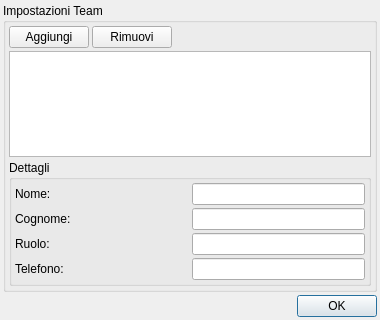
<?xml version="1.0" encoding="UTF-8"?>
<ui version="4.0">
 <class>TeamSettings</class>
 <widget class="QDialog" name="TeamSettings">
  <property name="geometry">
   <rect>
    <x>0</x>
    <y>0</y>
    <width>380</width>
    <height>320</height>
   </rect>
  </property>
  <property name="sizePolicy">
   <sizepolicy hsizetype="Preferred" vsizetype="Preferred">
    <horstretch>0</horstretch>
    <verstretch>0</verstretch>
   </sizepolicy>
  </property>
  <property name="minimumSize">
   <size>
    <width>380</width>
    <height>320</height>
   </size>
  </property>
  <property name="maximumSize">
   <size>
    <width>380</width>
    <height>320</height>
   </size>
  </property>
  <property name="windowTitle">
   <string>Impostazioni Team</string>
  </property>
  <property name="windowIcon">
   <iconset resource="../Resource.qrc">
    <normaloff>:/images/icons/team.png</normaloff>:/images/icons/team.png</iconset>
  </property>
  <layout class="QGridLayout" name="gridLayout_2">
   <property name="leftMargin">
    <number>3</number>
   </property>
   <property name="topMargin">
    <number>3</number>
   </property>
   <property name="rightMargin">
    <number>3</number>
   </property>
   <property name="bottomMargin">
    <number>3</number>
   </property>
   <property name="spacing">
    <number>3</number>
   </property>
   <item row="1" column="0">
    <layout class="QHBoxLayout" name="horizontalLayout_6">
     <item>
      <spacer name="horizontalSpacer_2">
       <property name="orientation">
        <enum>Qt::Horizontal</enum>
       </property>
       <property name="sizeHint" stdset="0">
        <size>
         <width>18</width>
         <height>17</height>
        </size>
       </property>
      </spacer>
     </item>
     <item>
      <widget class="QPushButton" name="OKbutton">
       <property name="focusPolicy">
        <enum>Qt::TabFocus</enum>
       </property>
       <property name="text">
        <string>OK</string>
       </property>
      </widget>
     </item>
    </layout>
   </item>
   <item row="0" column="0">
    <widget class="QGroupBox" name="groupBox">
     <property name="title">
      <string>Impostazioni Team</string>
     </property>
     <layout class="QGridLayout" name="gridLayout">
      <property name="leftMargin">
       <number>3</number>
      </property>
      <property name="topMargin">
       <number>3</number>
      </property>
      <property name="rightMargin">
       <number>3</number>
      </property>
      <property name="bottomMargin">
       <number>3</number>
      </property>
      <property name="spacing">
       <number>3</number>
      </property>
      <item row="0" column="0">
       <layout class="QHBoxLayout" name="horizontalLayout_5">
        <item>
         <widget class="QPushButton" name="addButton">
          <property name="text">
           <string>Aggiungi</string>
          </property>
          <property name="icon">
           <iconset resource="../mapgraphics/resources.qrc">
            <normaloff>:/icons/images/edit_add.png</normaloff>:/icons/images/edit_add.png</iconset>
          </property>
         </widget>
        </item>
        <item>
         <widget class="QPushButton" name="removeButton">
          <property name="text">
           <string>Rimuovi</string>
          </property>
          <property name="icon">
           <iconset resource="../mapgraphics/resources.qrc">
            <normaloff>:/icons/images/editdelete.png</normaloff>:/icons/images/editdelete.png</iconset>
          </property>
         </widget>
        </item>
        <item>
         <spacer name="horizontalSpacer">
          <property name="orientation">
           <enum>Qt::Horizontal</enum>
          </property>
          <property name="sizeHint" stdset="0">
           <size>
            <width>40</width>
            <height>20</height>
           </size>
          </property>
         </spacer>
        </item>
       </layout>
      </item>
      <item row="1" column="0">
       <widget class="QTableView" name="memberTable">
        <property name="styleSheet">
         <string notr="true">alternate-background-color: #353535;</string>
        </property>
        <property name="sizeAdjustPolicy">
         <enum>QAbstractScrollArea::AdjustToContents</enum>
        </property>
        <property name="editTriggers">
         <set>QAbstractItemView::NoEditTriggers</set>
        </property>
        <property name="alternatingRowColors">
         <bool>true</bool>
        </property>
        <property name="selectionMode">
         <enum>QAbstractItemView::SingleSelection</enum>
        </property>
        <property name="selectionBehavior">
         <enum>QAbstractItemView::SelectRows</enum>
        </property>
       </widget>
      </item>
      <item row="2" column="0">
       <widget class="QGroupBox" name="groupBox_2">
        <property name="title">
         <string>Dettagli</string>
        </property>
        <layout class="QVBoxLayout" name="verticalLayout">
         <property name="spacing">
          <number>3</number>
         </property>
         <property name="leftMargin">
          <number>3</number>
         </property>
         <property name="topMargin">
          <number>3</number>
         </property>
         <property name="rightMargin">
          <number>3</number>
         </property>
         <property name="bottomMargin">
          <number>3</number>
         </property>
         <item>
          <layout class="QHBoxLayout" name="horizontalLayout">
           <item>
            <widget class="QLabel" name="label">
             <property name="sizePolicy">
              <sizepolicy hsizetype="Preferred" vsizetype="Preferred">
               <horstretch>0</horstretch>
               <verstretch>0</verstretch>
              </sizepolicy>
             </property>
             <property name="lineWidth">
              <number>1</number>
             </property>
             <property name="text">
              <string>Nome:</string>
             </property>
             <property name="scaledContents">
              <bool>false</bool>
             </property>
            </widget>
           </item>
           <item>
            <widget class="QLineEdit" name="nameText">
             <property name="sizePolicy">
              <sizepolicy hsizetype="Preferred" vsizetype="Fixed">
               <horstretch>0</horstretch>
               <verstretch>0</verstretch>
              </sizepolicy>
             </property>
             <property name="maxLength">
              <number>32</number>
             </property>
            </widget>
           </item>
          </layout>
         </item>
         <item>
          <layout class="QHBoxLayout" name="horizontalLayout_2">
           <item>
            <widget class="QLabel" name="label_2">
             <property name="text">
              <string>Cognome:</string>
             </property>
            </widget>
           </item>
           <item>
            <widget class="QLineEdit" name="surnameText">
             <property name="sizePolicy">
              <sizepolicy hsizetype="Preferred" vsizetype="Fixed">
               <horstretch>0</horstretch>
               <verstretch>0</verstretch>
              </sizepolicy>
             </property>
             <property name="maxLength">
              <number>32</number>
             </property>
            </widget>
           </item>
          </layout>
         </item>
         <item>
          <layout class="QHBoxLayout" name="horizontalLayout_3">
           <item>
            <widget class="QLabel" name="label_3">
             <property name="text">
              <string>Ruolo:</string>
             </property>
            </widget>
           </item>
           <item>
            <widget class="QLineEdit" name="roleText">
             <property name="sizePolicy">
              <sizepolicy hsizetype="Preferred" vsizetype="Fixed">
               <horstretch>0</horstretch>
               <verstretch>0</verstretch>
              </sizepolicy>
             </property>
             <property name="maxLength">
              <number>64</number>
             </property>
            </widget>
           </item>
          </layout>
         </item>
         <item>
          <layout class="QHBoxLayout" name="horizontalLayout_4">
           <item>
            <widget class="QLabel" name="label_4">
             <property name="text">
              <string>Telefono:</string>
             </property>
            </widget>
           </item>
           <item>
            <widget class="QLineEdit" name="telText">
             <property name="sizePolicy">
              <sizepolicy hsizetype="Preferred" vsizetype="Fixed">
               <horstretch>0</horstretch>
               <verstretch>0</verstretch>
              </sizepolicy>
             </property>
             <property name="maxLength">
              <number>16</number>
             </property>
            </widget>
           </item>
          </layout>
         </item>
        </layout>
       </widget>
      </item>
     </layout>
    </widget>
   </item>
  </layout>
 </widget>
 <resources>
  <include location="../Resource.qrc"/>
  <include location="../mapgraphics/resources.qrc"/>
 </resources>
 <connections/>
</ui>
